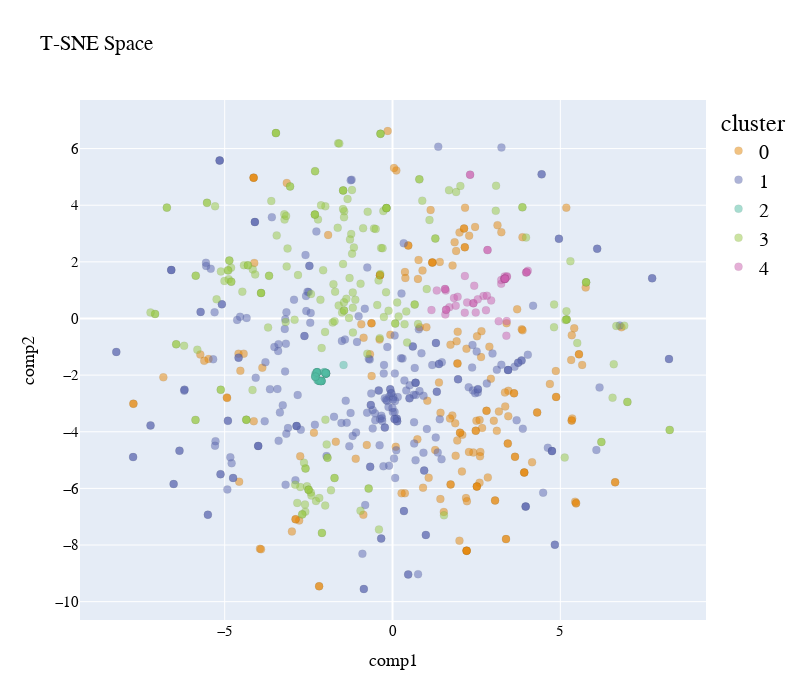

Notebook code cell kept with this figure:
### Code cell
df_tsne_2d = TSNE(
    n_components=2,
    learning_rate=500,
    init='random',
    perplexity=200,
    n_iter = 5000).fit_transform(sampling_data)

df_tsne_2d = pd.DataFrame(df_tsne_2d, columns=["comp1", "comp2"])
df_tsne_2d["cluster"] = sampling_clusters
df_tsne_2d["label"] = labels

### Figure 1 — Plotly figure (JSON) as saved in the notebook; plotly's stock layout.template omitted (floating-point values rounded to 4 significant figures; data arrays with more than 128 entries replaced by an {"elided": "..."} marker saying what was removed)
{"data": [{"hovertemplate": "cluster=0<br>comp1=%{x}<br>comp2=%{y}<extra></extra>", "legendgroup": "0", "marker": {"color": "rgb(229, 134, 6)", "line": {"color": "black", "width": 0.1}, "opacity": 0.5, "size": 8, "symbol": "circle"}, "mode": "markers", "name": "0", "orientation": "v", "showlegend": true, "type": "scatter", "x": {"elided": "181 float values"}, "xaxis": "x", "y": {"elided": "181 float values"}, "yaxis": "y"}, {"hovertemplate": "cluster=1<br>comp1=%{x}<br>comp2=%{y}<extra></extra>", "legendgroup": "1", "marker": {"color": "rgb(93, 105, 177)", "line": {"color": "black", "width": 0.1}, "opacity": 0.5, "size": 8, "symbol": "circle"}, "mode": "markers", "name": "1", "orientation": "v", "showlegend": true, "type": "scatter", "x": {"elided": "267 float values"}, "xaxis": "x", "y": {"elided": "267 float values"}, "yaxis": "y"}, {"hovertemplate": "cluster=2<br>comp1=%{x}<br>comp2=%{y}<extra></extra>", "legendgroup": "2", "marker": {"color": "rgb(82, 188, 163)", "line": {"color": "black", "width": 0.1}, "opacity": 0.5, "size": 8, "symbol": "circle"}, "mode": "markers", "name": "2", "orientation": "v", "showlegend": true, "type": "scatter", "x": [-1.979, -2.117, -2.134, -2.141, -2.173, -2.251, -2.131, -1.988, -2.254, -2.187, -1.989, -1.982, -2.3, -1.459, -2.142, -2.197, -1.983, -2.245, -2.239, -2.26, -2.131, -2.111, -1.987, -2.109, -2.245, -2.298, -2.307, -2.129, -1.979, -2.24, -2.027, -2.0, -2.12, -1.983, -1.983, -1.982, -2.223, -1.983, -2.033, -1.99, -2.172, -2.295, -2.263, -2.299], "xaxis": "x", "y": [-1.947, -2.206, -2.208, -2.206, -2.207, -1.898, -2.208, -1.925, -1.902, -2.205, -1.927, -1.942, -1.964, -1.64, -2.209, -2.197, -1.94, -1.898, -2.176, -1.905, -2.209, -2.203, -1.926, -2.203, -1.898, -2.067, -2.029, -2.208, -1.947, -1.897, -1.899, -1.92, -2.204, -1.94, -1.94, -1.941, -2.185, -1.94, -1.892, -1.926, -2.207, -2.052, -1.911, -2.058], "yaxis": "y"}, {"hovertemplate": "cluster=3<br>comp1=%{x}<br>comp2=%{y}<extra></extra>", "legendgroup": "3", "marker": {"color": "rgb(153, 201, 69)", "line": {"color": "black", "width": 0.1}, "opacity": 0.5, "size": 8, "symbol": "circle"}, "mode": "markers", "name": "3", "orientation": "v", "showlegend": true, "type": "scatter", "x": {"elided": "209 float values"}, "xaxis": "x", "y": {"elided": "209 float values"}, "yaxis": "y"}, {"hovertemplate": "cluster=4<br>comp1=%{x}<br>comp2=%{y}<extra></extra>", "legendgroup": "4", "marker": {"color": "rgb(204, 97, 176)", "line": {"color": "black", "width": 0.1}, "opacity": 0.5, "size": 8, "symbol": "circle"}, "mode": "markers", "name": "4", "orientation": "v", "showlegend": true, "type": "scatter", "x": [1.318, 1.574, 3.392, 2.407, 2.311, 1.693, 1.83, 1.883, 3.334, 2.83, 3.401, 2.83, 3.976, 3.239, 3.351, 3.238, 2.479, 1.16, 3.996, 2.711, 3.163, 2.938, 4.031, 3.406, 3.334, 2.812, 1.565, 2.408, 1.586, 3.334, 2.434, 2.155, 2.153, 3.34, 3.996, 1.565, 1.595, 2.539, 1.94, 3.409, 2.311, 3.351, 2.784, 3.351, 3.351, 1.597, 2.223], "xaxis": "x", "y": [0.9862, 0.1433, -0.6082, 0.5388, 5.078, 0.3993, 0.7246, 0.4522, 1.398, 2.416, -0.09278, 2.416, 1.619, 1.227, 1.404, 1.356, 0.2111, 0.2954, 1.631, 0.7932, -0.09419, 0.6378, 1.687, 1.469, 1.398, 0.8062, 1.041, 0.5386, 0.9867, 1.398, 1.156, 1.501, 0.2052, 1.483, 1.631, 1.041, 0.3067, 0.6749, 0.7643, 1.489, 5.079, 1.404, 0.2922, 1.404, 1.404, 0.3064, 0.5668], "yaxis": "y"}], "layout": {"autosize": false, "font": {"color": "black", "family": "Gilroy", "size": 15}, "height": 700, "legend": {"font": {"size": 20}, "title": {"font": {"family": "Times New Roman"}, "text": "cluster"}, "tracegroupgap": 0}, "scene": {"xaxis": {"title": {"font": {"color": "black"}, "text": "comp1"}}, "yaxis": {"title": {"font": {"color": "black"}, "text": "comp2"}}}, "showlegend": true, "title": {"text": "T-SNE Space"}, "width": 800, "xaxis": {"anchor": "y", "domain": [0, 1], "title": {"text": "comp1"}}, "yaxis": {"anchor": "x", "domain": [0, 1], "title": {"text": "comp2"}}}}
